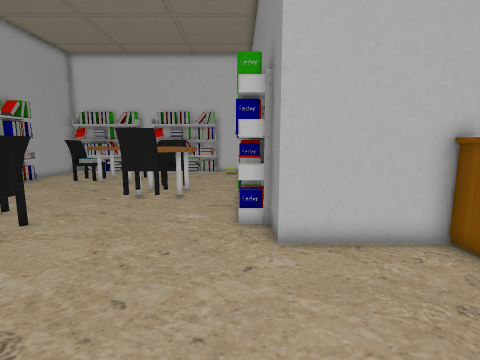
[1] (above)

21 first-person views from a walk through a 3-D level made in the Unity game engine. The camera is 1.4 m above the floor, tilts 8° down and sees 85° across. The floor is counted in squares, 0.5 m on a side. Each view is taken from the middle of a square. On the plan, view 1 faces up. The plan holds only what a view shows up to about 19 squares ahead; the rest is blank. The player is left out. Some surface patterns are stand-ins.

[2]
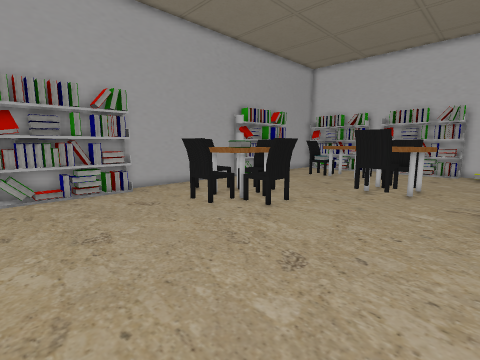

[3]
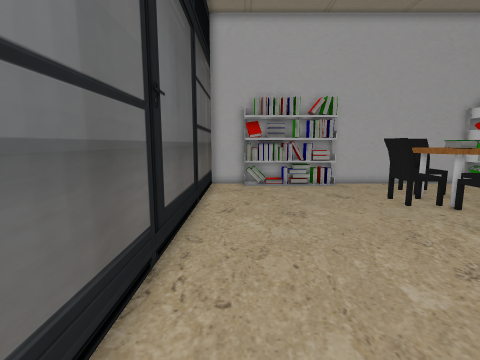

[4]
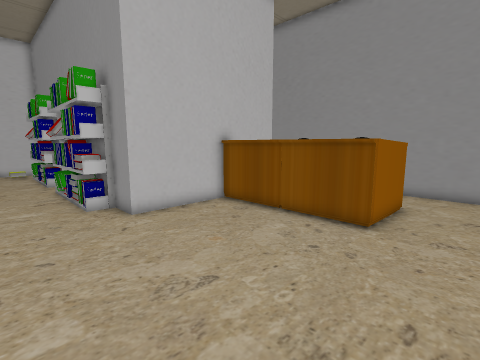

[5]
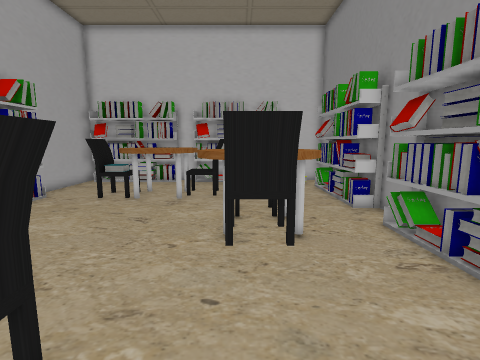

[6]
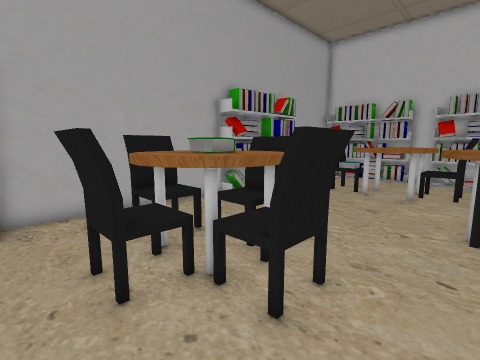

[7]
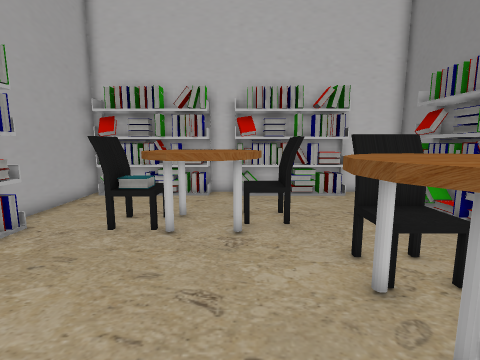

[8]
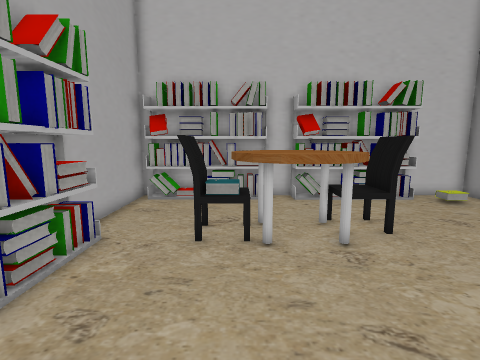

[9]
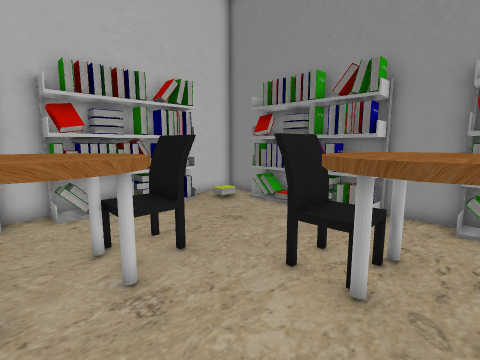

[10]
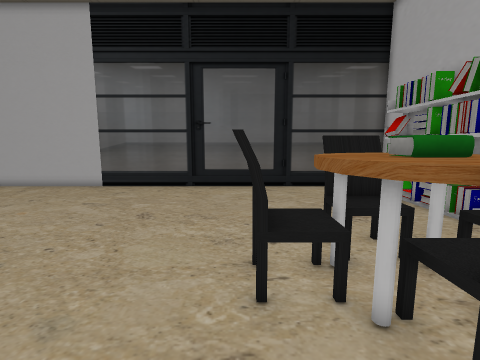

[11]
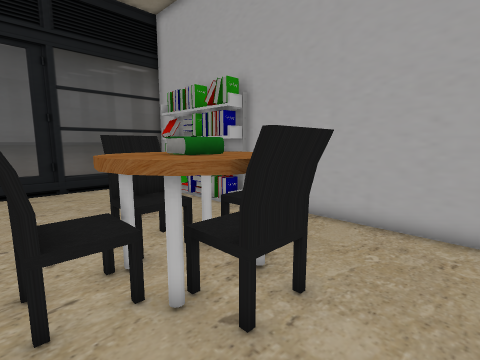

[12]
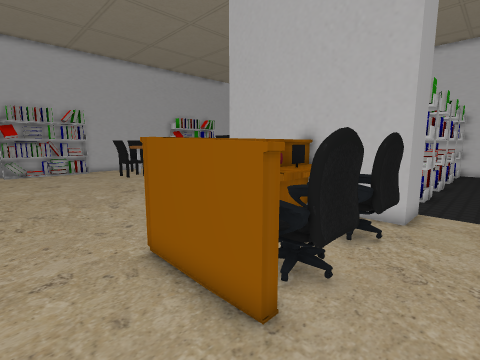

[13]
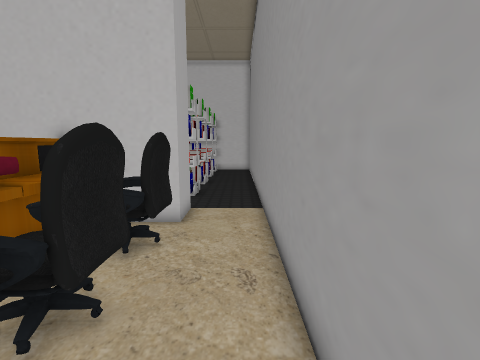

[14]
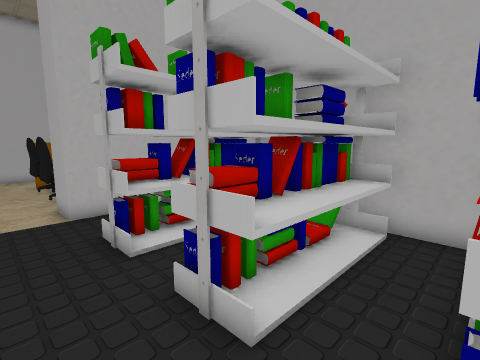

[15]
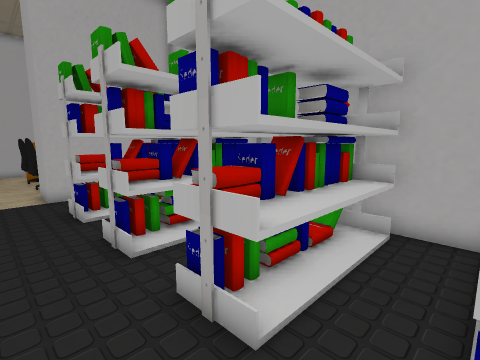

[16]
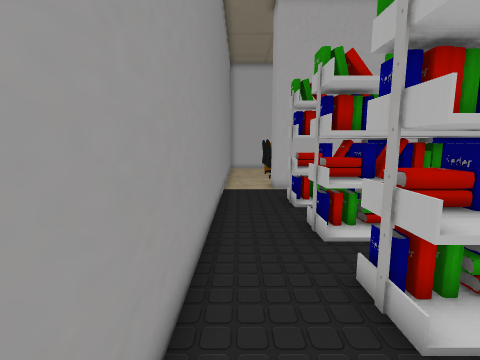

[17]
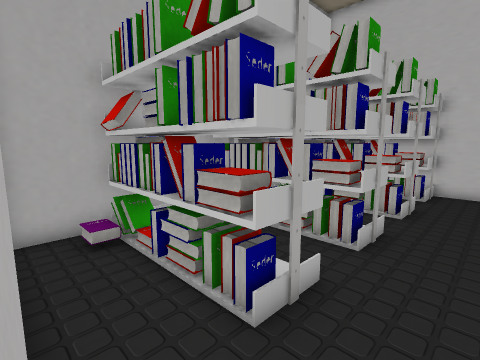

[18]
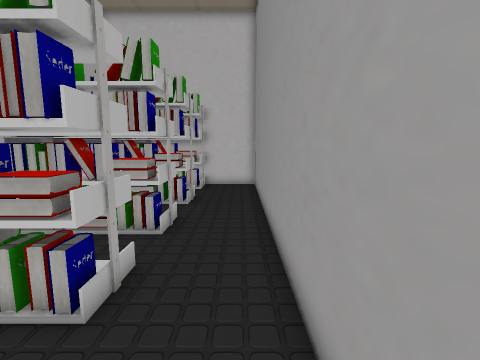

[19]
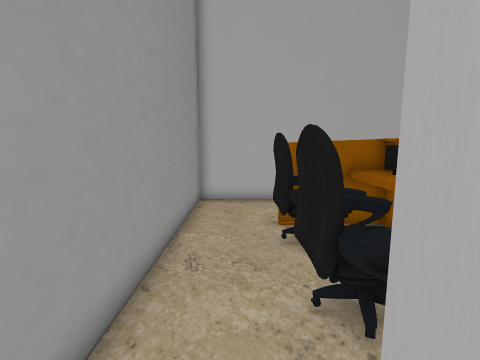

[20]
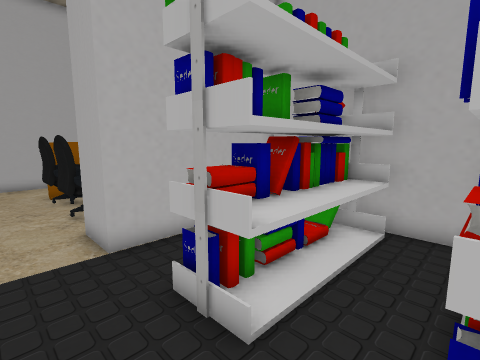

[21]
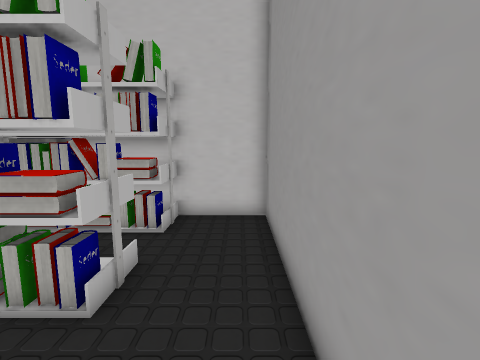

### Floor plan
Key: @ floor where view 1 was taken; # wall or solid block; . floor; O other object.
Columns run from 16 left of view 1 to 13 right of it. Each row starts with its distance up from view 1.
 26 #OOOOOO#OOOOOO################
 25 #OOOOOO.OOOOOOO..# #OOOOOOO..#
 24 #..............O.# #OOOOOOO..#
 23 #...............OO #.........#
 22 #.....OOO.......OO #OOOOOOO..#
 21 #.. OOOOOOO.....OO #OOOOOOO..#
 20 #..OOOOOOOO.....OO #OOOOOOO..#
 19 OO.OOOOOOO......OO #.........#
 18 OO....OOO..OO...OO #OOOOOO...#
 17 OO.........OO...O# #OOOOOOO..#
 16 OO........OOOO...# #OOOOOOO..#
 15 OO........OOOO .O# #.........#
 14 OO  ......OOOO..OO #OOOOOO...#
 13 #.........OOOO..OO #OOOOOOO..#
 12 #..........OO...OO #OOOOOOO..#
 11 #....OO....OO...OO #O........#
 10 #... OOO........OO #.........#
  9 #.OOOOOOOO......OO ########..#
  8 #.OOOOOOOO.......#        #..#
  7 #..OOOOOOO.......######O###..#
  6 #....OOO..............OOOOO..#
  5 #....OO...............OO OO..#
  4 OO....................OOOOO..#
  3 OO....................OOOOO..#
  2 OO....................OOOOO..#
  1 OO....................OO OO..#
  0 OO..............@.....OOOOO..#
 -1 OO...........................#
 -2 #O...........................#
 -3 #............................#
 -4 ##############################

Positions as (right, up) in squares from view 1, and headings:
1: (0, 0), facing up
2: (0, -2), facing up-left
3: (2, -2), facing left
4: (-3, -3), facing up-right
5: (-5, 6), facing up
6: (-5, 4), facing up-left
7: (-8, 11), facing up
8: (-11, 12), facing up
9: (-10, 14), facing up-right
10: (-7, 13), facing down
11: (-7, 13), facing down-left
12: (12, -3), facing up-left
13: (12, -2), facing up
14: (12, 20), facing down-left
15: (12, 24), facing down-left
16: (12, 25), facing down
17: (12, 9), facing up-left
18: (12, 8), facing up
19: (11, 9), facing down
20: (12, 16), facing down-left
21: (12, 16), facing up
